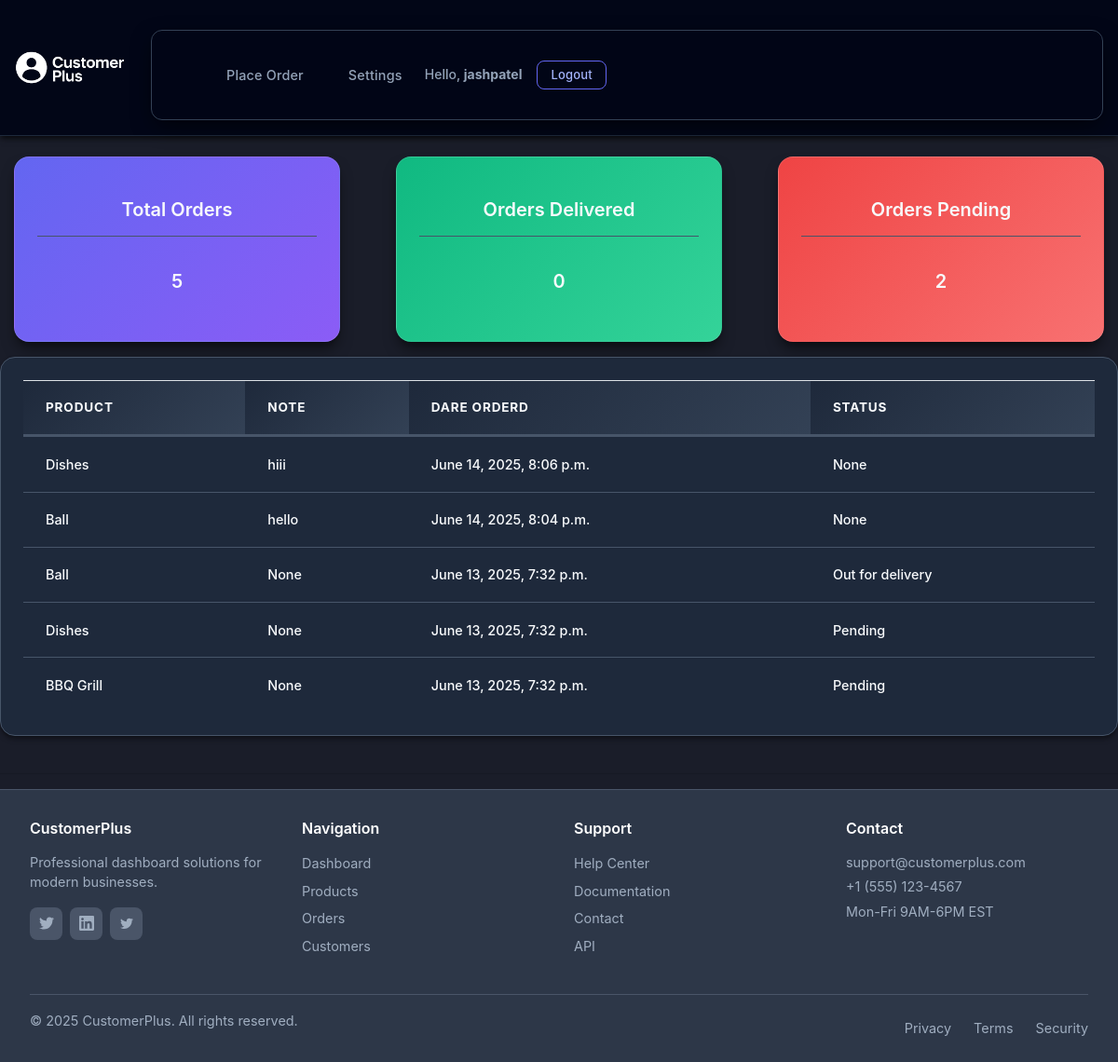
Page /user/ (signed in) on the committed database.
### account/models.py (models this page shows, shortened)
class Order(models.Model):
    STATUS = (
        ('Pending', 'Pending'),
        ('Out for delivery', 'Out for delivery'),
        ('Delivered', 'Delivered'),
    )
    customer = models.ForeignKey(Customer, null=True, on_delete=models.SET_NULL)
    product = models.ForeignKey(Product, null=True, on_delete=models.SET_NULL)
    date_created = models.DateTimeField(auto_now_add=True, null=True)
    status = models.CharField(max_length=200, choices=STATUS, null=True)
    note = models.CharField(max_length=1000, null=True)

class Product(models.Model):
    CATEGORY = (
        ('Indoor', 'Indoor'),
        ('Outdoor', 'Outdoor'),
    )
    name = models.CharField(max_length=200, null=True)
    price = models.FloatField(null=True)
    category = models.CharField(max_length=200, choices=CATEGORY, null=True)
    description = models.CharField(max_length=200, null=True, blank=True)
    date_created = models.DateTimeField(auto_now_add=True, null=True)
    tags = models.ManyToManyField(Tag)
    def __str__(self):
        return self.name

### account/decorators.py (the view)
        def wrapper_func(request, *args, **kwargs):
            if request.user.groups.exists():
                user_groups = [group.name for group in request.user.groups.all()]
                if any(group in allowed_roles for group in user_groups):
                    return view_func(request, *args, **kwargs)
            return HttpResponse("You are not authorized to view this page.")

### account/views.py (called while the page is built)
@login_required(login_url='login')
@allowed_users(allowed_roles=['customer'])
def userPage(request):
    try:
        customer = request.user.customer
        all_orders = customer.order_set.all().order_by('-date_created')
        recent_orders = all_orders[:5]
        context = {
            'orders': recent_orders,
            'total_orders': all_orders.count(),
            'delivered': all_orders.filter(status='Delivered').count(),
            'pending': all_orders.filter(status='Pending').count(),
            'customer_name': customer.name,
        }
        return render(request, 'accounts/user.html', context)
    except Customer.DoesNotExist:
        messages.error(request, "Customer profile not found.")
        return redirect('logout')

### account/templates/accounts/user.html
{% extends 'accounts/main.html' %}
{% block content %}
{% include 'accounts/status.html'%}
<div class="row">
     <div class="col-md">
        <div class="card card-body">
            <table class="table table-sm">
                <tr>
                    <th>Product</th>
                    <th>Note</th>
                    <th>Dare Orderd</th>
                    <th>Status</th>
                </tr>
                {%for order in orders%}
                <tr>
                    <td>{{order.product}}</td>
                    <td>{{order.note}}</td>
                    <td>{{order.date_created}}</td>
                    <td>{{order.status}}</td>
                </tr>
                {%endfor%}
            </table>
        </div>
     </div>
</div>
{%endblock content%}

### account/templates/accounts/navbar.html (shortened to what this page needs)
{% load static %}
<nav class="navbar navbar-expand-lg">
  <div class="container-fluid">
    <a class="navbar-brand d-flex align-items-center" href="{% url 'home' %}">
      <img src="{% static 'images/customerpluslogo.png' %}" alt="CustomerPlus"
           style="height: 40px; width: auto; margin-right: 12px;">
    </a>
    <div class="collapse navbar-collapse" id="navbarNav">
      <ul class="navbar-nav me-auto">
        {%if request.user.is_staff %}
        <li class="nav-item {% if request.resolver_match.url_name == 'home' %}active{% endif %}">
          <a class="nav-link" href="{% url 'home' %}">Dashboard</a>
        </li>
        <li class="nav-item {% if request.resolver_match.url_name == 'product' %}active{% endif %}">
          <a class="nav-link" href="{% url 'product' %}">Products</a>
        </li>
        {%else%}
        <li class="nav-item">
        <a class="nav-link text-success fw-bold" href="{% url 'place_order' %}">Place Order</a>
        </li>
        <li class="nav-item {% if request.resolver_match.url_name == 'account' %}active{% endif %}">
          <a class="nav-link" href="{% url 'account'%}">Settings</a>
        </li>
        {% endif %}
      </ul>
      <div class="d-flex align-items-center">
        <span class="text-white me-3 d-none d-lg-inline">
          Hello, <strong>{{ request.user }}</strong>
        </span>
        <a class="btn btn-outline-info btn-sm" href="{% url 'logout' %}">Logout</a>
      </div>
    </div>
  </div>
</nav>

### account/templates/accounts/footer.html (style rules this page uses)
* { margin: 0; padding: 0; box-sizing: border-box; }
body { font-family: -apple-system, BlinkMacSystemFont, 'Segoe UI', Roboto, sans-serif; background: #1a1d29; color: #ffffff; min-height: 100vh; display: flex; flex-direction: column; }

### rows in the picture
Order: product "Dishes", note "hiii", date_created "June 14, 2025, 8:06 p.m.", status "None"
Order: product "Ball", note "hello", date_created "June 14, 2025, 8:04 p.m.", status "None"
Order: product "Ball", note "None", date_created "June 13, 2025, 7:32 p.m.", status "Out for delivery"
Order: product "Dishes", note "None", date_created "June 13, 2025, 7:32 p.m.", status "Pending"
Order: product "BBQ Grill", note "None", date_created "June 13, 2025, 7:32 p.m.", status "Pending"

### other values in the picture
{{ request.user }} "jashpatel"
{{ total_orders }} "5"
{{ delivered }} "0"
{{ pending }} "2"
